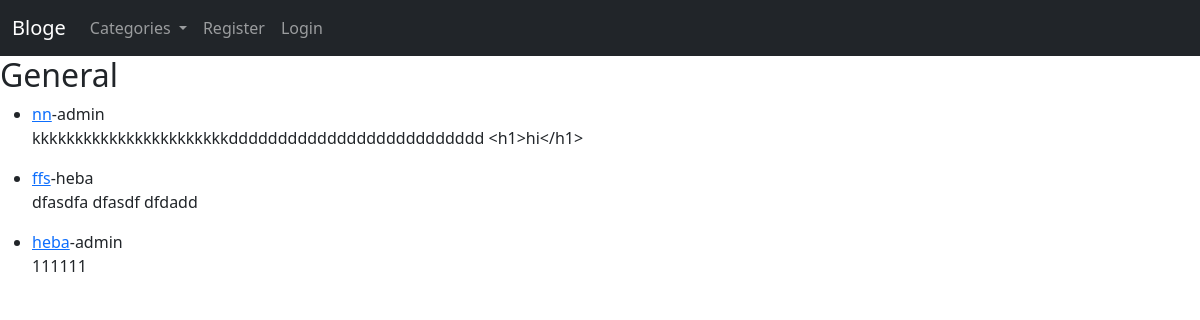
The app's page /category/General with its own data.
### myblog/models.py (models this page shows, shortened)
class Category(models.Model):
    name = models.CharField(max_length=255)
    post_date = models.DateField(auto_now_add=True)
    def __str__(self):
        return self.name

class Post(models.Model):
    title = models.CharField(max_length=255)
    title_tag = models.CharField(max_length=255)
    header_image=models.ImageField(null=True, blank=True, upload_to="images/")
    author = models.ForeignKey(User, on_delete=models.CASCADE)
    category = models.ForeignKey(Category,
                                 on_delete=models.SET_DEFAULT,
                                 default=1)
    snippet = models.CharField(max_length=255, default="Click Link Above To Read Blog......")
    body = RichTextField(blank=True, null=True)
    post_date = models.DateField(auto_now_add=True)
    likes = models.ManyToManyField(User, related_name='blog_posts')
    def __str__(self):
        return self.title + " | " + str(self.author)

### myblog/views.py (the view)
# urls.py: path("category/<str:category_name>", CategoryView, name="category-detail"),
def CategoryView(request, category_name):
    category_name=category_name.replace("-", " ")
    category = Category.objects.get(name=category_name)
    print(category)
    posts = Post.objects.filter(category=category)
    print(posts)
    context = {"category": category, "posts": posts}
    return render(request, "categories.html", context)

### ablog/context_processors.py (called while the page is built)
def add_variable_to_context(request):
    return {
        "categories": Category.objects.order_by("id").all(),
    }

### myblog/templates/categories.html (shortened to what this page needs)
{% extends 'base.html' %} {% block content %}
<h2>{{ category }}</h2>
<ul>
  {% for post in posts %}
  <li>
    <a href="{% url 'post-detail' post.pk %}">{{post.title}}</a>-{{post.author}}
    <p>{{ post.body| slice:":200" }}</p>
  </li>
  {% endfor %}
</ul>
{% endblock %}

### records on screen
Category: name "General"
Post: title "nn", author "admin", body "kkkkkkkkkkkkkkkkkkkkkkkdddddddddddddddddddddddddd <h1>hi</h1>"
Post: title "ffs", author "heba", body "dfasdfa dfasdf dfdadd"
Post: title "heba", author "admin", body "111111"
